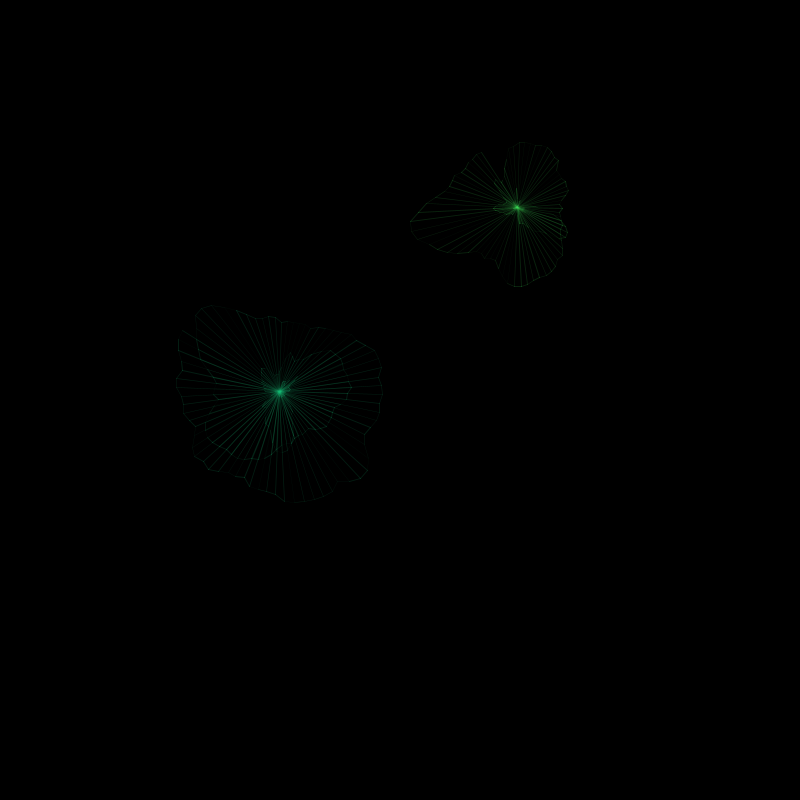
Frame 1 (no input)
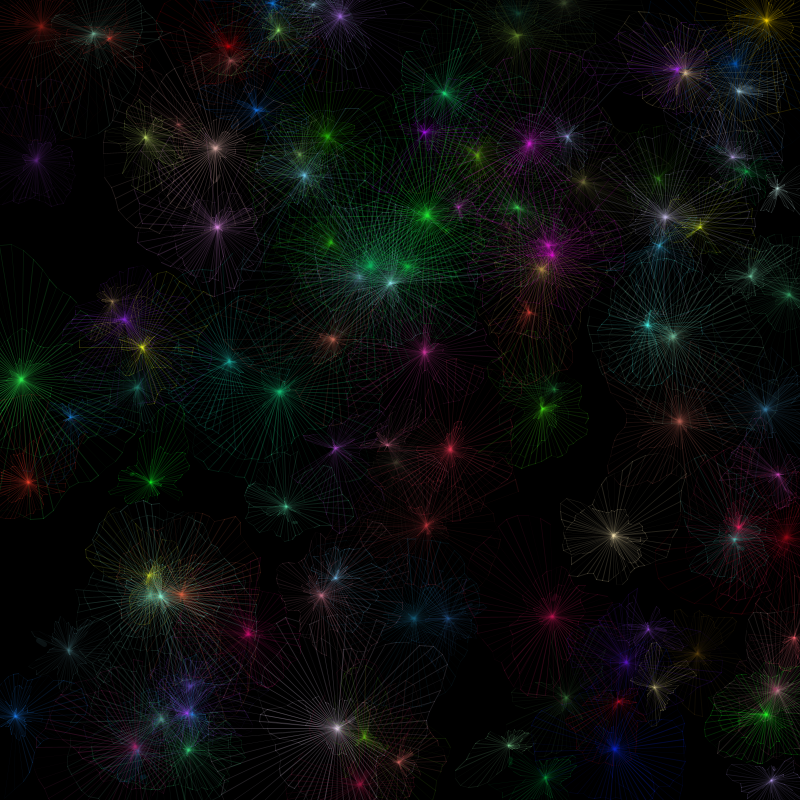
Frame 60 (the mouse pressed at the canvas centre just before this capture)
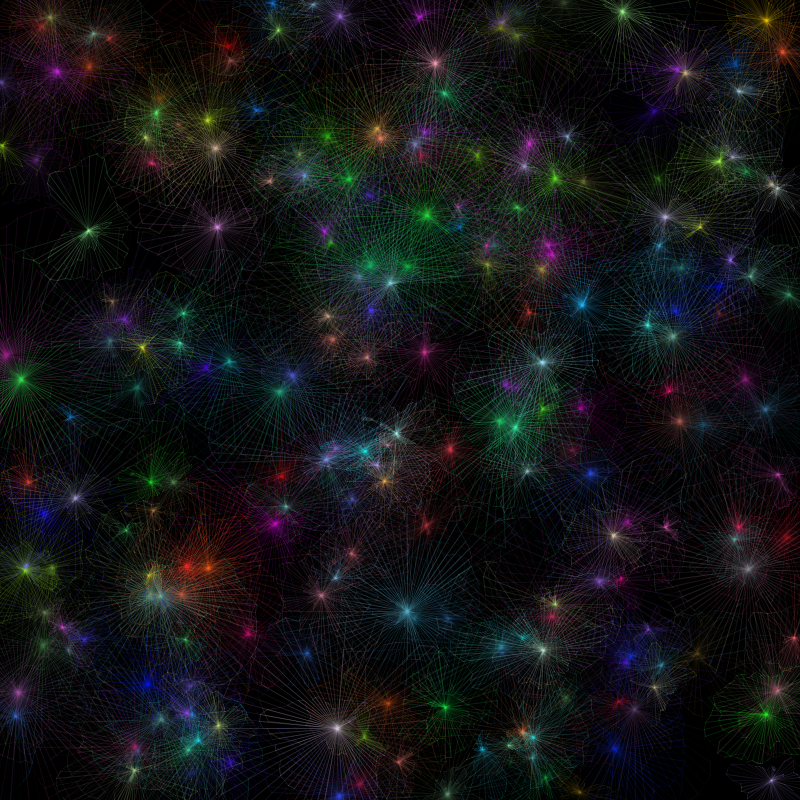
Frame 120 (the mouse held since frame 60 and released just before this capture)

The Processing sketch that drew these frames (run headless with seeded random() and noise(); from frame 60 on, the mouse is pressed at the canvas centre):

// Processing sketch: processing_48951
// ── processing_48951.pde

//author:Robertlun,ncku arch
//purpose: homework. flowering flower
//concept:adding the star-liked flowers! click mouse to clear background.
//reference: from the teacher"Sheng-Fen Nik Chien."




int counter = 0; 

void setup() {
  size(800, 800);
  background(0);
  smooth();
  clearBackground();
}

void draw() {

  if (counter > 400) {
    clearBackground();
    counter = 0;
  }

  drawSpiral();
  drawSpiral();
  delay(300);

  counter++;
}

void drawSpiral () {
  float x, y;  
  int centX = int(random(width));
  int centY = int(random(height));
  float lastx = -999;
  float lasty = -999;
  float radiusNoise = random(20);
  float radius = 10;
  stroke(random(255), random(255), random(255), 40);
  strokeWeight(random(5));

  int startangle = int(random(360));                                  
  int endangle =  720 + int(random(720));                           
  int anglestep =  5 + int(random(3));
  for (float ang = startangle; ang <= endangle; ang += anglestep) {
    radiusNoise += 0.1;
    radius += 0.5;
    float thisRadius = radius + (noise(radiusNoise) * 100) - 50;
    float rad = radians(ang);
    x = centX + (thisRadius * cos(rad));
    y = centY + (thisRadius * sin(rad));
    if (lastx > -999) {
      line(x, y, lastx, lasty);
      // stroke(random(255), random(255), random(70), 80);
      strokeWeight(random(1));
      line(x, y, centX, centY);
    }
    lastx = x;
    lasty = y;
  }
}

void clearBackground() {
  background(0);
}

void mousePressed() {

  clearBackground();
}
